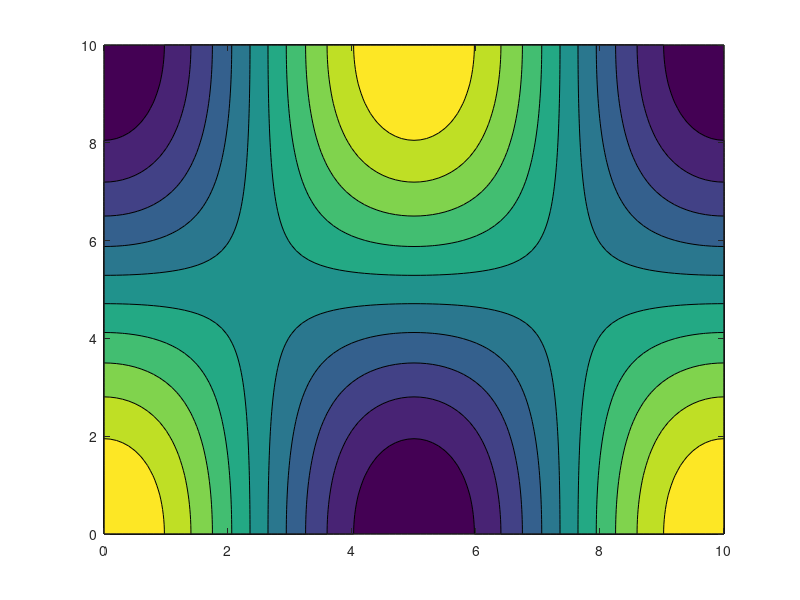

MATLAB code to generate this figure: (Note: this script raises an error after producing the figure.)
x = 0:0.1:10;
y = 0:0.1:10;
z = 0:0.1:10;
l = 2;
m = 1;
n = 0;
px = (cos(pi*l*x/10))';
py = (cos(pi*m*y/10))';
p_lmn = px*py';
contourf(x,y,p_lmn',10);
colormap(redblue);
colorbar;
axis equal
%%
%Solve Bessel's equation

syms z1;
f = besselj(1,z1) ;
%for ii = 1:3
    vpasolve(f,z1,6)
%end
%%

syms z1;
f = (besselj(1,z1)/z1) - 0.706  ;
for ii = 41:60
    vpasolve(f,z1,ii)
end
%% Question 2
r = -1:0.01:1;
z = 0:0.01:6;
n = 1;
pr = (besselj(0,3.8317*r))';
pz = (cos(n*pi*z/1))';
p_lmn = pz*pr';
contourf(z,r,p_lmn',25,'LineStyle','none');
colormap(redblue);
set(gca,'fontsize',24,'FontWeight','Bold','LineWidth',2);
xlabel('z','FontSize',38,'FontWeight','Bold','FontAngle','Italic'), ylabel('r','FontSize',38,'FontWeight','Bold','FontAngle','Italic');
%colorbar;
axis equal
%% Question 3
n = 0;
x = 0:0.1:40;
y = 0:0.1:10;
py = (cos((n+0.5)*pi*y/10))';
px = (cos(0.33*x))';
p_lmn = px*py';
contourf(x,y,p_lmn',25,'LineStyle','none');
colormap(redblue);
set(gca,'fontsize',24,'FontWeight','Bold','LineWidth',2);
xlabel('x','FontSize',38,'FontWeight','Bold','FontAngle','Italic'), ylabel('y ','FontSize',38,'FontWeight','Bold','FontAngle','Italic');
%colorbar;
axis equal
%%
freq = 0.1*1010:10:1000;
a = 6*10^-2;
L = 85*10^-2;
R1 = ((2*pi*freq*a/343).^2)/2;
R2 = (L + (8*a)/(3*pi))*(0.31./sqrt(freq))/(2*a);
A_ab = R2./((R1 + R2).^2);
A_s = R1./((R1 + R2).^2);
A_ab_den = ((L + (8*a)/(3*pi))*(0.31./sqrt(freq)))/(2*a);
A_ab = 2*343*a./((2*pi*freq).*((A_ab_den+ (a)/2).^2));
A_s = 4*343*A_ab_den./((2*pi*freq).*((A_ab_den+ (a)/2).^2));
plot(freq,A_ab,freq,A_s,'LineWidth',2);
set(gca,'fontsize',24,'FontWeight','Bold','LineWidth',2);
xlabel('f','FontSize',38,'FontWeight','Bold','FontAngle','Italic'), ylabel('A/\pi a^2','FontSize',38,'FontWeight','Bold','FontAngle','Italic');
%colorbar;
legend('A_a_b/\pi a^2','A_s/\pi a^2')
legend('a = 1.5 cm','a = 6 cm');
pbaspect([1.5 1 1])
plot(freq,A_s,'LineWidth',2)
hold on;
